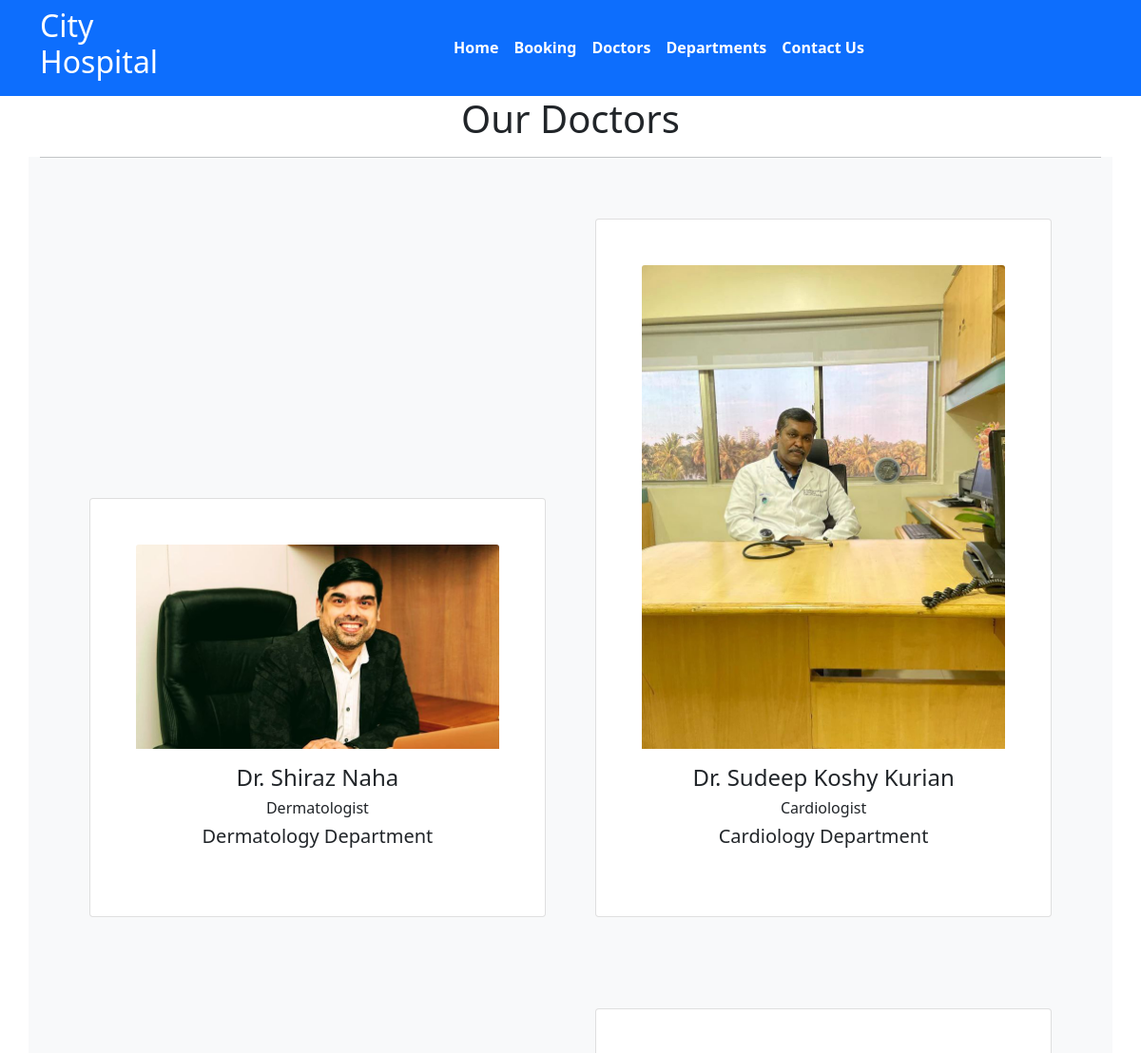
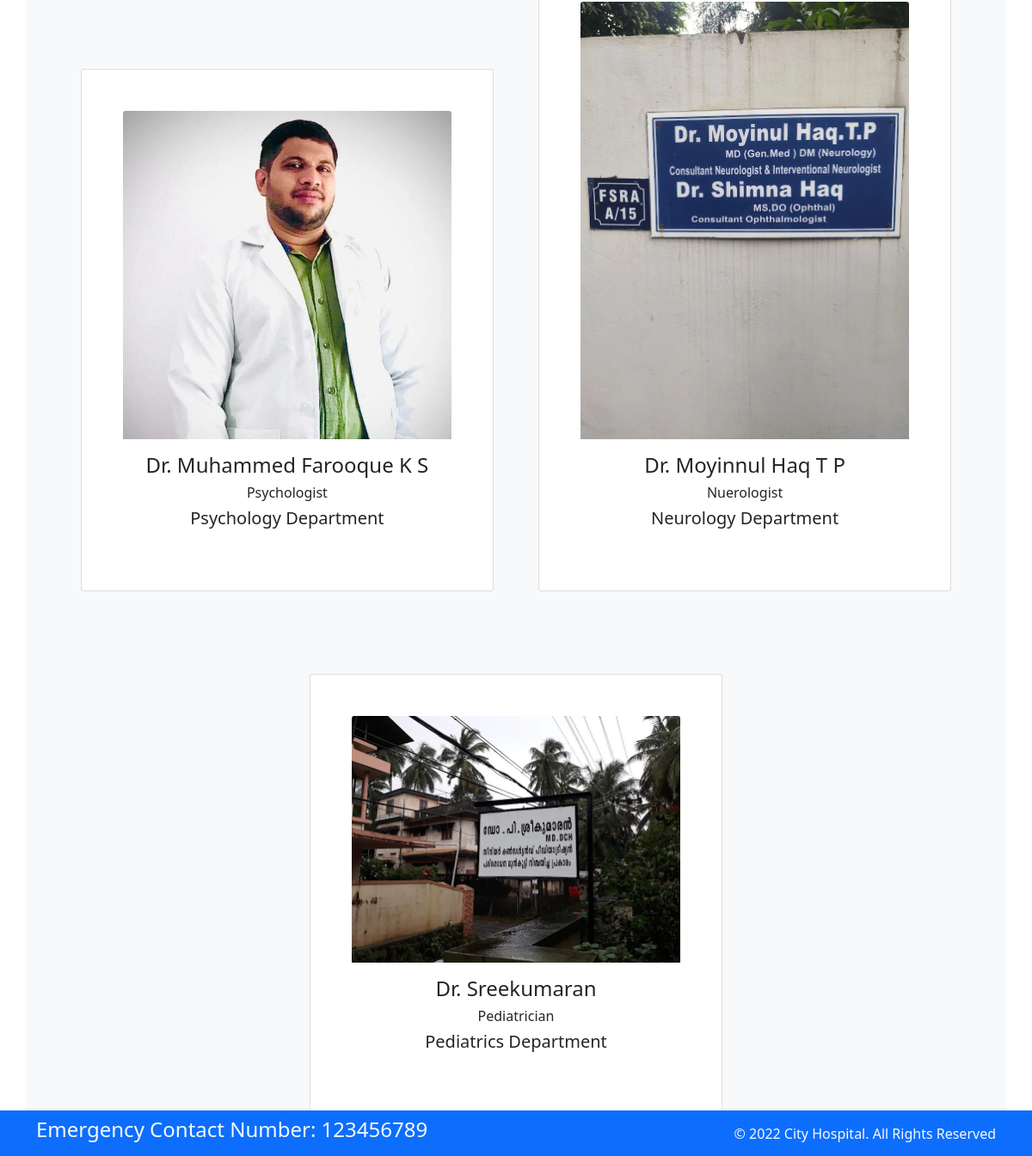
Page /doctors on the committed database (2 pictures, top to bottom).
### home/models.py (models this page shows, shortened)
class Doctors(models.Model):
    doc_name = models.CharField(max_length=255)
    doc_spec = models.CharField(max_length=255)
    dep_name = models.ForeignKey(Departments,on_delete=models.CASCADE)
    doc_image= models.ImageField(upload_to='doctors')

class Departments(models.Model):
    dep_name = models.CharField(max_length=100)
    dep_description =models.TextField()
    def __str__(self):
        return self.dep_name

### home/views.py (the view)
# urls.py: path('doctors',views.doctors,name='doctors'),
def doctors (request):
    dict_docs={
        'doctors':Doctors.objects.all()
    }
    return render(request, 'doctors.html',dict_docs)

### templates/doctors.html (shortened to what this page needs)
{% extends 'base.html' %}
{% block content %}
<h1 class="text-center">Our Doctors</h1>
<div class="container text-center bg-light">
<hr>
    {% for d in doctors %}
    <div class="card text-center p-5 mx-4 my-5" style="width: 30rem; display:inline-block">
        <img src="{{d.doc_image.url}}" class="card-img-top" alt="...">
        <div class="card-body">
            <h4 class="card-title">Dr. {{d.doc_name}}</h4>
            <h6 class="card-text">{{d.doc_spec}}</h6>
            <h5>{{d.dep_name}} Department</h5>
        </div>
    </div>
    {% endfor %}
</div>
{% endblock %}

### templates/base.html (shortened to what this page needs)
{% load static %}
<!DOCTYPE html>
<html>
  <head>
    <link rel="stylesheet"
      href=" https://cdn.jsdelivr.net/npm/bootstrap@5.1.3/dist/css/bootstrap.min.css ">
    <link rel="stylesheet"
      href="https://use.fontawesome.com/releases/v5.2.0/css/all.css">
      <link rel="stylesheet"
      href="{% static '/css/style.css' %}">
  </head>
  <body>
    <nav class="navbar bg-primary navbar-expand-md ">
      <div class="container">
        <div class="col-2 text-left pl-md-0">
          <h2 class="text-white"> City Hospital </h2>
        </div>
        <div
          class="collapse navbar-collapse justify-content-center col-md-8 navbar-collapse-3">
          <ul class="navbar-nav justify-content-center  fw-bold">
            <li class="nav-item active">
              <a class="nav-link text-white" href="{% url 'home' %}">Home </a>
            </li>
            <li class="nav-item">
              <a class="nav-link text-white" href="{% url 'booking' %}">Booking</a>
            </li>
            <li class="nav-item">
              <a class="nav-link text-white" href="{% url 'doctors' %}">Doctors</a>
            </li>
			 <li class="nav-item">
              <a class="nav-link text-white" href="{% url 'department' %}">Departments</a>
            </li>
            <li class="nav-item">
              <a class="nav-link text-white" href="{% url 'contact' %}">Contact Us</a>
            </li>
          </ul>
        </div>
      </div>
    </nav>
    {% block content %} {% endblock %}
    <section class="fixed-bottom">
      <footer class="pt-2 pb-2  bg-primary text-light">
        <div class="container">
          <div class="row align-items-center">
            <div class="col-12 col-md-8">
              <h4>Emergency Contact Number: 123456789</h4>
            </div>
            <div class="col-12 col-md-4 mt-4 mt-md-0 text-center text-md-end">
              © 2022 City Hospital. All Rights Reserved
            </div>
          </div>
        </div>
      </footer>
    </section>
  </body>
</html>

### rows in the picture
Doctors: doc_image (picture), doc_name "Shiraz Naha", doc_spec "Dermatologist", dep_name "Dermatology"
Doctors: doc_image (picture), doc_name "Sudeep Koshy Kurian", doc_spec "Cardiologist", dep_name "Cardiology"
Doctors: doc_image (picture), doc_name "Muhammed Farooque K S", doc_spec "Psychologist", dep_name "Psychology"
Doctors: doc_image (picture), doc_name "Moyinnul Haq T P", doc_spec "Nuerologist", dep_name "Neurology"
Doctors: doc_image (picture), doc_name "Sreekumaran", doc_spec "Pediatrician", dep_name "Pediatrics"
